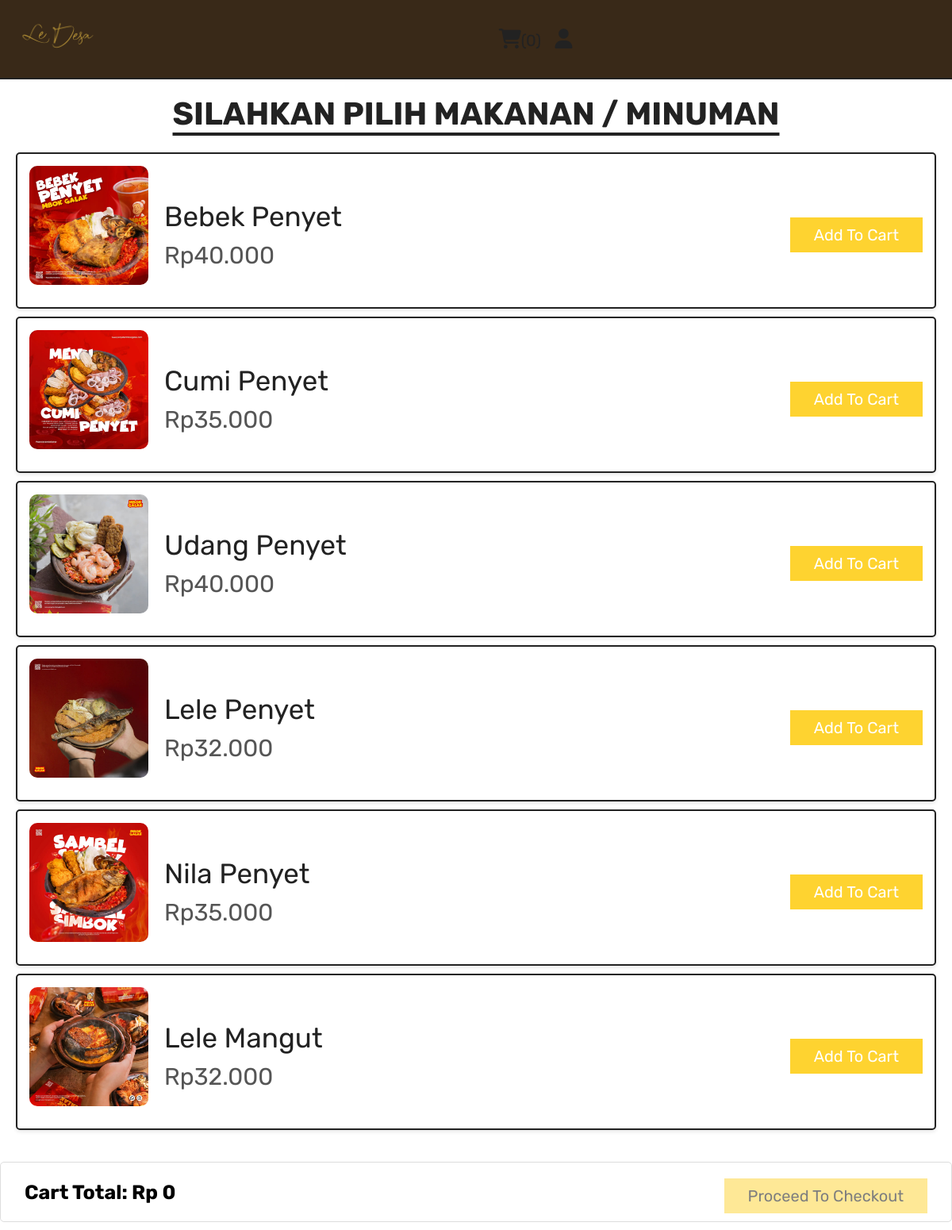
The app's page /home.php (signed in) with its own data.
### tables this page shows
CREATE TABLE `products` (
  `id` int(100) NOT NULL,
  `name` varchar(100) NOT NULL,
  `category` varchar(100) NOT NULL,
  `price` int(10) NOT NULL,
  `image` varchar(100) NOT NULL
);

### home.php (the view, shortened to what this page needs)
<?php
include 'components/connect.php';
$total_cart = 0;
?>
<!DOCTYPE html>
<html lang="en">
<head>
   <link rel="stylesheet" href="https://unpkg.com/swiper@8/swiper-bundle.min.css" />
   <link rel="stylesheet" href="https://cdnjs.cloudflare.com/ajax/libs/font-awesome/6.1.1/css/all.min.css">
   <link rel="stylesheet" href="css/style.css">
</head>
<body>
<?php include 'components/user_header.php'; ?>
<section class="products">
   <h1 class="title">Silahkan Pilih Makanan / Minuman</h1>
   <div class="box-container">
      <?php
         $select_products = $conn->prepare("SELECT * FROM `products` LIMIT 6");
         $select_products->execute();
         if($select_products->rowCount() > 0){
            while($fetch_products = $select_products->fetch(PDO::FETCH_ASSOC)){
      ?>
      <form action="" method="post" class="box" style="display: flex; align-items: center; gap: 2rem;">
         <div style="flex: 1; max-width: 150px;">
            <img src="uploaded_img/<?= $fetch_products['image']; ?>" alt="" style="width: 100%; height: auto; object-fit: contain;border-radius:10px;">
         </div>
         <div style="flex: 2;">
            <div class="name" style="font-size: 3.5rem;"><?= $fetch_products['name']; ?></div>
            <div class="price" style="font-size: 3rem; color: #555;">
               <span>Rp</span><?= number_format($fetch_products['price'], 0, ',', '.'); ?>
            </div>
         </div>
         <div style="flex: 1; text-align: right;">
            <button type="submit" name="add_to_cart" class="btn">Add To Cart</button>
         </div>
      </form>
      <?php
            }
         }else{
            echo '<p class="empty">Belum Ada Produk Yang DiTambahkan!</p>';
         }
      ?>
   </div>
</section>
<div class="cart-info" style="text-align: center; margin-top: 10px; margin-bottom: 10px; position: sticky; bottom: 0; background-color: white; z-index: 1000;">
   <div style="display: flex; justify-content: space-between; align-items: center; border: 1px solid #ddd; padding: 10px; border-radius: 5px;">
      <p style="font-size: 2.5rem; margin-left: 20px; font-weight: bold;">Cart Total: Rp <?= number_format($total_cart, 0, ',', '.'); ?></p>
      <a href="cart.php" class="btn <?= ($total_cart > 0) ? '' : 'disabled'; ?>" style="margin-right: 20px; color: black;">Proceed to Checkout</a>
   </div>
</div>
</body>
</html>

### css/style.css (style rules this page uses)
:root { --yellow:#fed330; --red:#e74c3c; --white:#fff; --black:#222; --light-color:#777; --border:.2rem solid var(--black); }
* { font-family: 'Rubik', sans-serif; margin:0; padding:0; box-sizing: border-box; outline: none; border: none; text-decoration: none; }
html { font-size: 62.5%; overflow-x: hidden; scroll-behavior: smooth; stop-opacity: 7rem; }
section { margin:0 auto; max-width: 1200px; padding:2rem; }
.title { text-align: center; margin-bottom: 2.5rem; font-size: 4rem; color:var(--black); text-transform: uppercase; text-decoration: underline; text-underline-offset: 1rem; }
.btn, .delete-btn { margin-top: 1rem; display: inline-block; font-size: 2rem; padding:1rem 3rem; cursor: pointer; text-transform: capitalize; transition: .2s linear; }
.btn { background-color: var(--yellow); color:var(--black); }
.disabled { opacity: .5; user-select: none; pointer-events: none; }
.products .box-container { display: block; grid-template-columns: repeat(auto-fit, 33rem); justify-content: center; align-items: flex-start; gap:2rem; }
.products .box { border: var(--border); padding: 1rem; display: flex; align-items: center; gap: 1rem; border-radius: 0.5rem; background-color: var(--white); margin: 1rem 0; box-shadow: 0 2px 5px rgba(0, 0, 0, 0.1); }
.products .box-container .box { border:var(--border); padding:1.5rem; position: relative; overflow: hidden; }
.products .box-container .box img { height: 25rem; width: 100%; object-fit: contain; margin-bottom: 1rem; }
.products .box-container .box .name { font-size: 2rem; color:var(--black); margin:1rem 0; }

### home.php (style rules this page uses)
.box-container { display: flex; justify-content: space-between; }
.box { position: relative; overflow: hidden; transition: background-color 0.3s ease; }
.btn { background-color: #fed330; color: white; }

### records on screen
products: image (picture), name "Bebek Penyet", price "40.000"
products: image (picture), name "Cumi Penyet", price "35.000"
products: image (picture), name "Udang Penyet", price "40.000"
products: image (picture), name "Lele Penyet", price "32.000"
products: image (picture), name "Nila Penyet", price "35.000"
products: image (picture), name "Lele Mangut", price "32.000"

### other values on screen
$total_cart "0"
